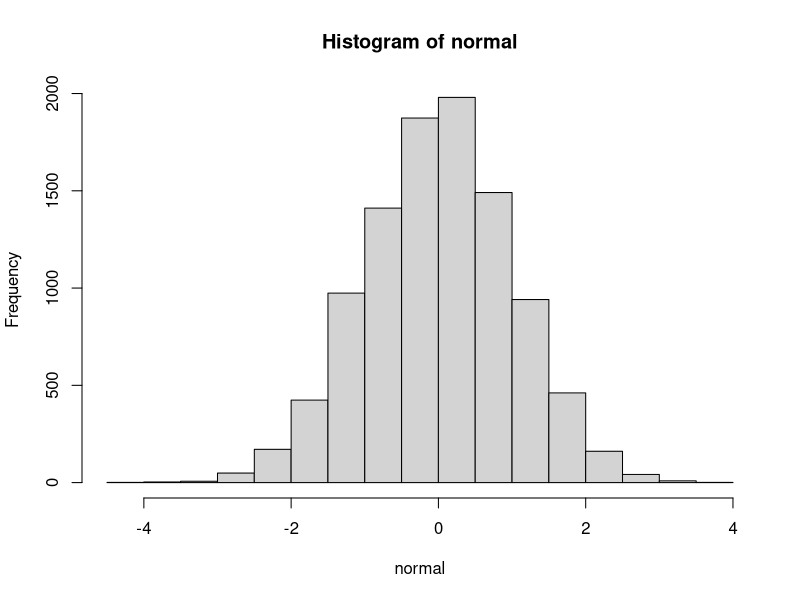
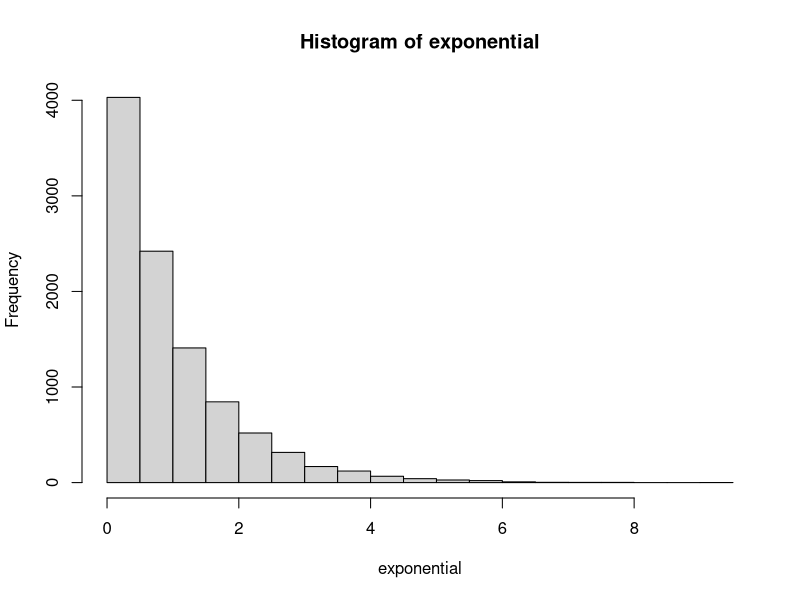
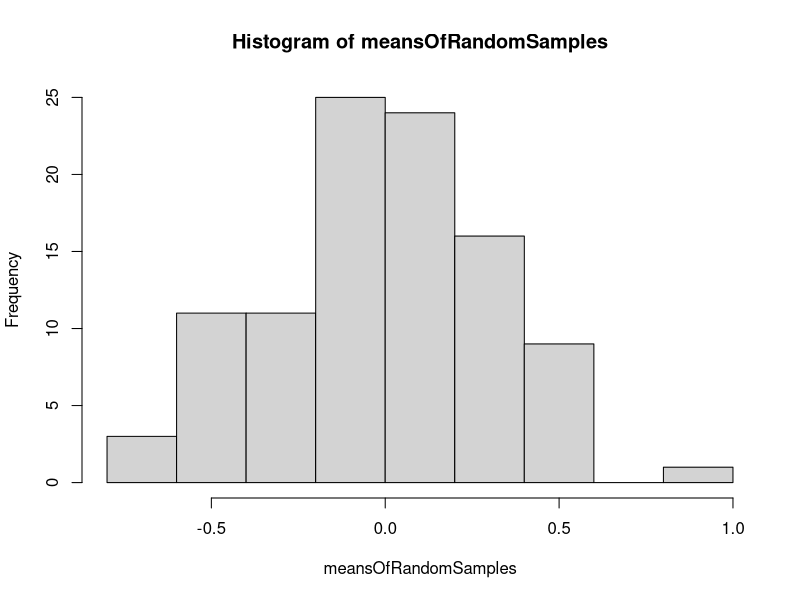
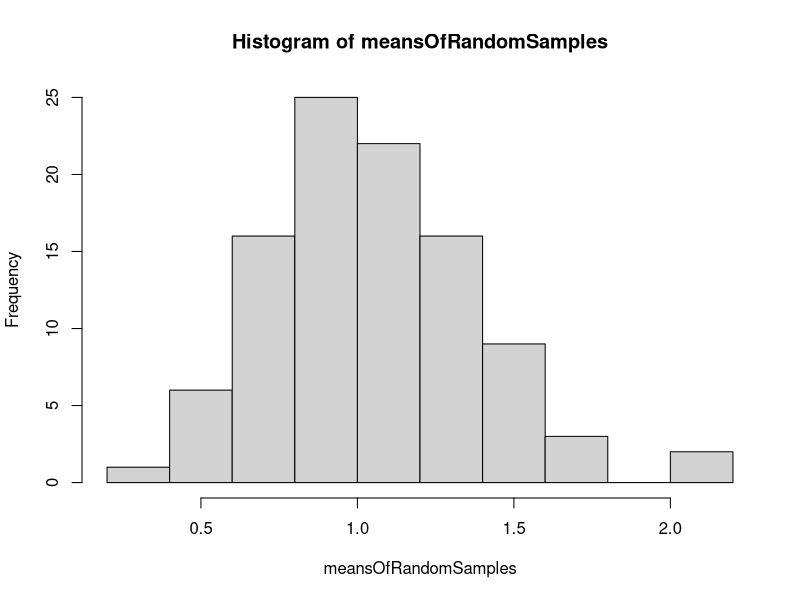
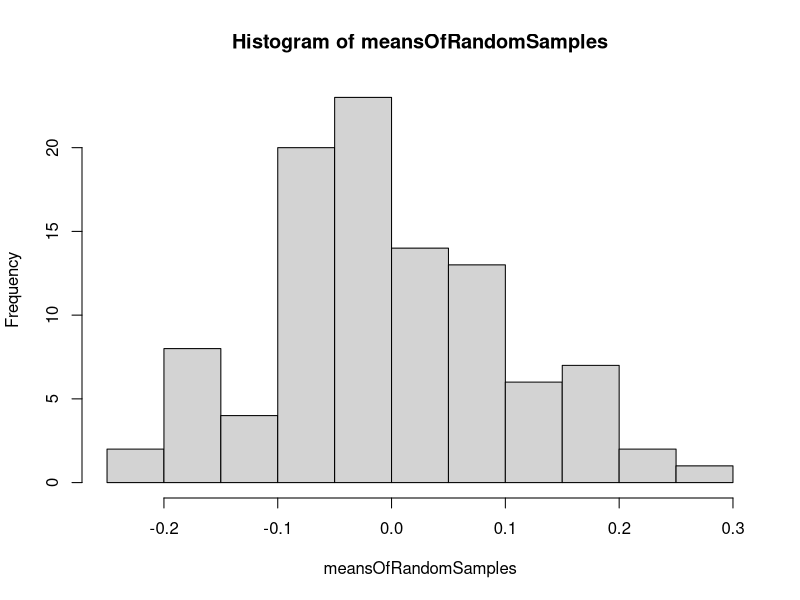
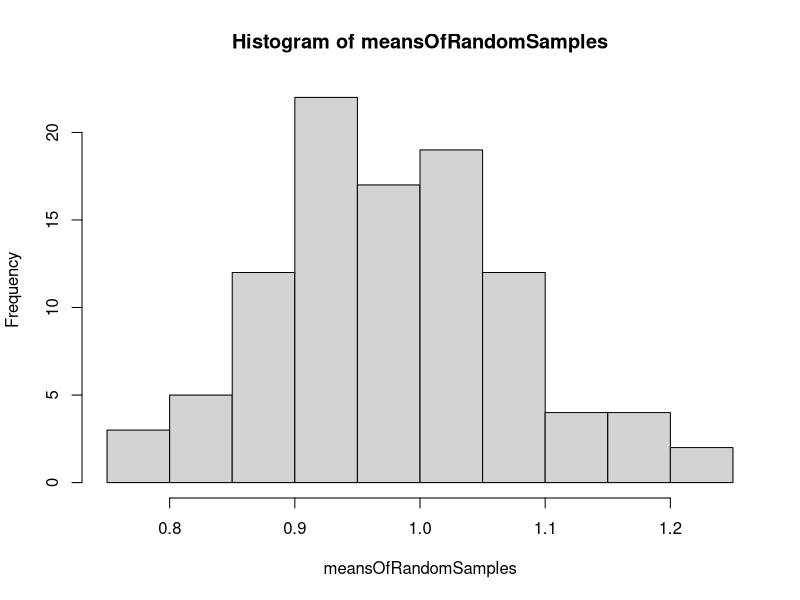

Reproduce these figures in R, in order.
## ---- chunk 1
normal <- rnorm(10000)
hist(normal)
## ---- chunk 2
exponential <- rexp(10000, rate = 1)
hist(exponential)
## ---- chunk 3
meansOfRandomSamples = 1
for (i in 1:100) { 
  randomSample <- sample(normal, 10, replace = TRUE)
  meansOfRandomSamples[i] <- mean(randomSample) 
  }
hist(meansOfRandomSamples)
## ---- chunk 4
meansOfRandomSamples = 1
for (i in 1:100) { 
  randomSample <- sample(exponential, 10, replace = TRUE)
  meansOfRandomSamples[i] <- mean(randomSample) 
  }
hist(meansOfRandomSamples)
## ---- chunk 5
meansOfRandomSamples = 1
for (i in 1:100) { 
  randomSample <- sample(normal, 100, replace = TRUE)
  meansOfRandomSamples[i] <- mean(randomSample) 
  }
hist(meansOfRandomSamples)
## ---- chunk 6
meansOfRandomSamples = 1
for (i in 1:100) { 
  randomSample <- sample(exponential, 100, replace = TRUE)
  meansOfRandomSamples[i] <- mean(randomSample) 
  }
hist(meansOfRandomSamples)
